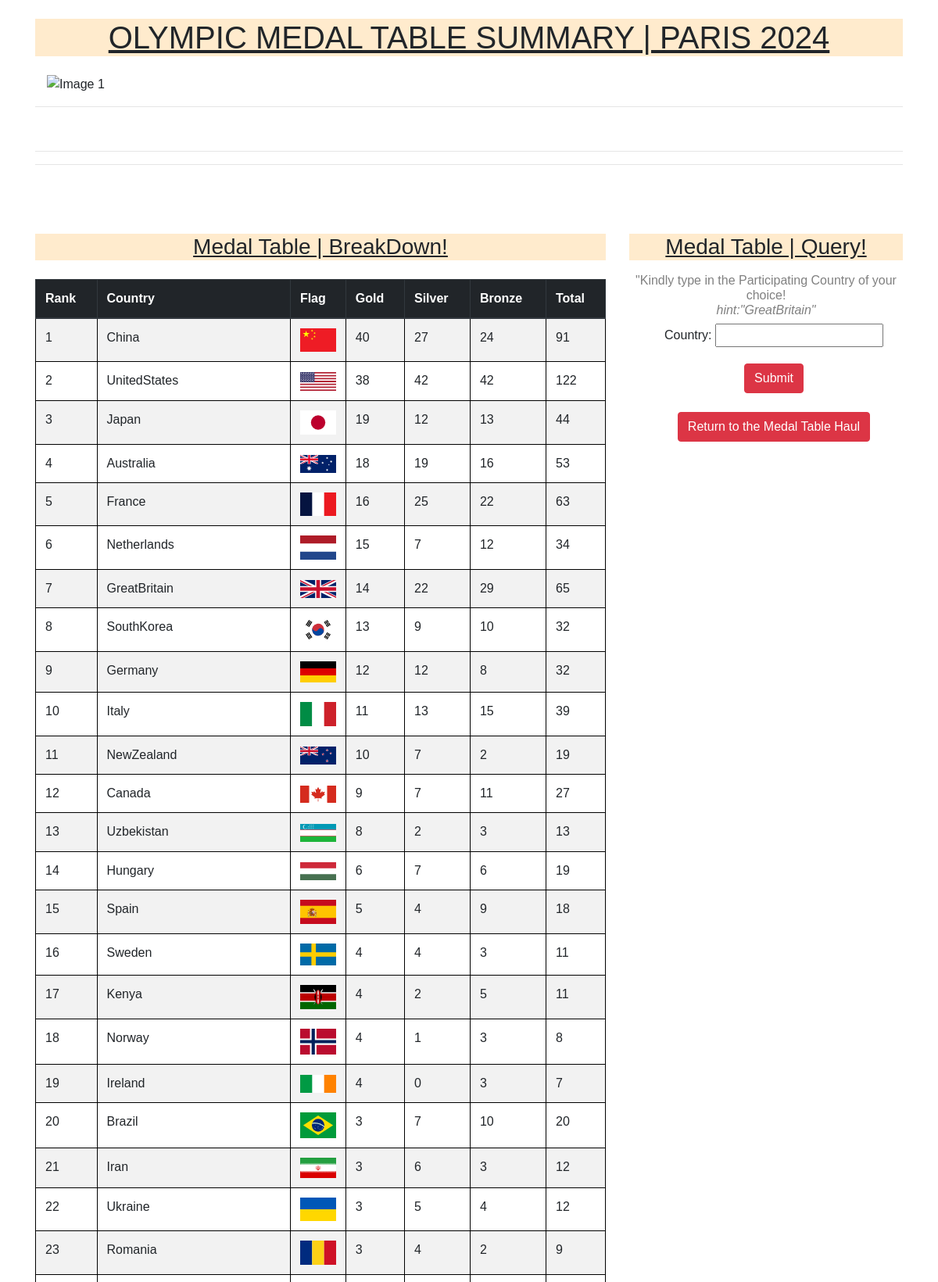
The page / (upper part) on the database its author committed.
### medaltable_app/models.py (models this page shows, shortened)
class MedalTable(models.Model):
    class IOCs(models.TextChoices):
        Afghanistan: "Afghanistan"
        Albania: "Albania"
        Algeria: "Algeria"
        Angola: "Angola"
        Argentina: "Argentina"
        Armenia: "Armenia"
        Australia: "Australia"
        Austria: "Austria"
        Azerbaijan: "Azerbaijan"
        Bahamas: "Bahamas"
        Bahrain: "Bahrain"
        Bangladesh: "Bangladesh"
        Barbados: "Barbados"
        Belarus: "Belarus"
        Belgium: "Belgium"
        Belize: "Belize"
        Benin: "Benin"
        Bhutan: "Bhutan"
        Bolivia: "Bolivia"
        BosniaandHerzegovina: "BosniaandHerzegovina"
        Botswana: "Botswana"
        Brazil: "Brazil"
        Brunei: "Brunei"
        Bulgaria: "Bulgaria"
        BurkinaFaso: "BurkinaFaso"
        Burundi: "Burundi"
        CaboVerde: "CaboVerde"
        Cambodia: "Cambodia"
        Cameroon: "Cameroon"
        Canada: "Canada"
        CentralAfricanRepublic: "CentralAfricanRepublic"
        Chad: "Chad"
        Chile: "Chile"
        China: "China"
        Colombia: "Colombia"
        Comoros: "Comoros"
        CongoBrazzaville: "CongoBrazzaville"
        CongoKinshasa: "CongoKinshasa"
        CostaRica: "CostaRica"
        IvoryCoast: "IvoryCoast"
        Croatia: "Croatia"
        Cuba: "Cuba"
        Cyprus: "Cyprus"
        Czechia: "Czechia"
        Denmark: "Denmark"
        Djibouti: "Djibouti"
        Dominica: "Dominica"
        DominicanRepublic: "DominicanRepublic"
        Ecuador: "Ecuador"
        Egypt: "Egypt"
        ElSalvador: "ElSalvador"
        EquatorialGuinea: "EquatorialGuinea"
        Eritrea: "Eritrea"
        Estonia: "Estonia"
        Ethiopia: "Ethiopia"
        Fiji: "Fiji"
        Finland: "Finland"
        France: "France"
        Gabon: "Gabon"
        Gambia: "Gambia"
        Georgia: "Georgia"
        Germany: "Germany"
        Ghana: "Ghana"
        Greece: "Greece"
        Grenada: "Grenada"
        Guatemala: "Guatemala"
        Guinea: "Guinea"
        GuineaBissau: "GuineaBissau"
        Guyana: "Guyana"
        Haiti: "Haiti"
        Honduras: "Honduras"
        Hungary: "Hungary"
        Iceland: "Iceland"
        India: "India"
        Indonesia: "Indonesia"
        Iran: "Iran"
        Iraq: "Iraq"
        Ireland: "Ireland"
        Israel: "Israel"
        Italy: "Italy"
        Jamaica: "Jamaica"
        Japan: "Japan"
        Jordan: "Jordan"
        Kazakhstan: "Kazakhstan"
        Kenya: "Kenya"
        Kiribati: "Kiribati"
        NorthKorea: "NorthKorea"
        SouthKorea: "SouthKorea"
        Kuwait: "Kuwait"
        Kyrgyzstan: "Kyrgyzstan"
        Laos: "Laos"
        Latvia: "Latvia"
        Lebanon: "Lebanon"
        Lesotho: "Lesotho"
        Liberia: "Liberia"
        Libya: "Libya"
        Lithuania: "Lithuania"
        Luxembourg: "Luxembourg"
        NorthMacedonia: "NorthMacedonia"
        Madagascar: "Madagascar"
        Malawi: "Malawi"
        Malaysia: "Malaysia"
        Maldives: "Maldives"
        Mali: "Mali"
        Malta: "Malta"
        MarshallIslands: "MarshallIslands"
        Mauritania: "Mauritania"
        Mauritius: "Mauritius"
        Mexico: "Mexico"
        Micronesia: "Micronesia"
        Moldova: "Moldova"
        Monaco: "Monaco"
        Mongolia: "Mongolia"
        Montenegro: "Montenegro"
        Morocco: "Morocco"
        Mozambique: "Mozambique"
        Myanmar: "Myanmar"
        Namibia: "Namibia"
        Nauru: "Nauru"
        Nepal: "Nepal"
        Netherlands: "Netherlands"
        NewZealand: "NewZealand"
        Nicaragua: "Nicaragua"
        Niger: "Niger"
        Nigeria: "Nigeria"
        Norway: "Norway"
        Oman: "Oman"
        Pakistan: "Pakistan"
        Palau: "Palau"
        Panama: "Panama"
        PapuaNewGuinea: "PapuaNewGuinea"
        Paraguay: "Paraguay"
        Peru: "Peru"
        Philippines: "Philippines"
        Poland: "Poland"
        Portugal: "Portugal"
        Qatar: "Qatar"
        Réunion: "Réunion"
        Romania: "Romania"
        Russia: "Russia"
        Rwanda: "Rwanda"
        SaintLucia: "SaintLucia"
        Samoa: "Samoa"
        SanMarino: "SanMarino"
        SãoToméandPríncipe: "SãoToméandPríncipe"
        SaudiArabia: "SaudiArabia"
        Senegal: "Senegal"
        Serbia: "Serbia"
        Seychelles: "Seychelles"
        SierraLeone: "SierraLeone"
        Singapore: "Singapore"
        Slovakia: "Slovakia"
        Slovenia: "Slovenia"
        SolomonIslands: "SolomonIslands"
        Somalia: "Somalia"
        SouthAfrica: "SouthAfrica"
        SouthSudan: "SouthSudan"
        Spain: "Spain"
        SriLanka: "SriLanka"
        Sudan: "Sudan"
        Suriname: "Suriname"
        Swaziland: "Swaziland"
        Sweden: "Sweden"
        Switzerland: "Switzerland"
        Syria: "Syria"
        Tajikistan: "Tajikistan"
        Tanzania: "Tanzania"
        Thailand: "Thailand"
        TimorLeste: "TimorLeste"
        Togo: "Togo"
        Tonga: "Tonga"
        TrinidadandTobago: "TrinidadandTobago"
        Tunisia: "Tunisia"
        Turkey: "Turkey"
        Turkmenistan: "Turkmenistan"
        Tuvalu: "Tuvalu"
        Uganda: "Uganda"
        Ukraine: "Ukraine"
        UnitedArabEmirates: "UnitedArabEmirates"
        UnitedKingdom: "UnitedKingdom"
        UnitedStates: "UnitedStates"
        Uruguay: "Uruguay"
        Uzbekistan: "Uzbekistan"
        Vanuatu: "Vanuatu"
        VaticanCity: "VaticanCity"
        Venezuela: "Venezuela"
        Vietnam: "Vietnam"
        Yemen: "Yemen"
        Zambia: "Zambia"
        Zimbabwe: "Zimbabwe"
        IndividualNeutralAthletes: "IndividualNeutralAthletes"
    Rank = models.CharField(max_length=256)
    Country = models.CharField(max_length=256, choices=IOCs.choices)
    Flag = models.CharField(max_length=256)
    Gold = models.CharField(max_length=256)
    Silver = models.CharField(max_length=256)
    Bronze = models.CharField(max_length=256)
    Total = models.CharField(max_length=256)

### medaltable_app/views.py (the view)
# urls.py: path('', views.BackEndMedalTable, name='BackEndMedalTable'),
def BackEndMedalTable(request):
    MedalTable_filter =  MedalTableFilter(request.GET, queryset=MedalTable.objects.all())
    context = {
        'form': MedalTable_filter.form,
        'medaltables': MedalTable_filter.qs
    }
    return render (request, 'medaltable.html', context)

### medaltable_app/templates/medaltable.html (shortened to what this page needs)
{% extends 'base.html' %}
{% block content %}
{% load static %}
<div id="medaltable">
<b><u><center><h1 style="background-color: blanchedalmond">OLYMPIC MEDAL TABLE SUMMARY | PARIS 2024</h1></center></u></b>
<div class="container mt-4">
    <div id="myCarousel" class="carousel slide" data-ride="carousel">
        <div class="carousel-inner">
            <div class="carousel-item active">
                <img src="https://upload.wikimedia.org/wikipedia/en/thumb/d/d1/2024_Summer_Olympics_logo.svg/211px-2024_Summer_Olympics_logo.svg.png" class="d-block mx-auto" alt="Image 1">
            </div>
        </div>
        <a class="carousel-control-prev" href="#myCarousel" role="button" data-slide="prev">
            <span class="carousel-control-prev-icon" aria-hidden="true"></span>
        </a>
        <a class="carousel-control-next" href="#myCarousel" role="button" data-slide="next">
            <span class="carousel-control-next-icon" aria-hidden="true"></span>
        </a>
    </div>
</div>
<hr>
<br>
<hr>
<hr>
<br>
<br>
<div class="row mt-4 g-6">
    <div class="col-8">
        <u><center><h3 class="mb-4" id="medaltable" style="background-color: blanchedalmond;">Medal Table | BreakDown!</h3></center></u>
            <table class="table table-striped">
                <thead class="thead-dark table-bordered">
                  <tr>
                    <th scope="col">Rank</th>
                    <th scope="col">Country</th>
                    <th scope="col">Flag</th>
                    <th scope="col">Gold</th>
                    <th scope="col">Silver</th>
                    <th scope="col">Bronze</th>
                    <th scope="col">Total</th>
                  </tr>
                </thead>
                <tbody>
                    {% for medaltable in medaltables %}
                  <tr>
                    <td>{{medaltable.Rank}}</td>
                    <td>{{medaltable.Country}}</td>
                    {% if medaltable.Country %}
                        <td><img src="{% static 'images/' %}{{medaltable.Country}}.svg"></td>
                    {% endif %}
                    <td>{{medaltable.Gold}}</td>
                    <td>{{medaltable.Silver}}</td>
                    <td>{{medaltable.Bronze}}</td>
                    <td>{{medaltable.Total}}</td>
                    {% endfor %}
                  </tr>
                </tbody>
              </table>
    </div>
    <div class="col-4">
        <u><center><h3 class="form-group" style="background-color: blanchedalmond;">Medal Table | Query!</h3></center></u>
        <form method="GET" action="{% url 'BackEndMedalTable' %}">
            <center><h6 style="color:gray">"Kindly type in the Participating Country of your choice! <br> <i>hint:"GreatBritain"</h6></i></h6></center>
            <center>
            <div class="form-check">
                {{ form.as_p }}
                <center><button type="submit" class="btn btn-danger">Submit</button></center>
                <br>
                <center><button hx-get="{% url 'BackEndMedalTable' %}" hx-target="#medaltable" hx-swap="outerHTML" class="btn btn-danger">Return to the Medal Table Haul</button></center>
            </div>
            </center>
        </form>
    </div>
</div>
</div>
{% endblock content %}

### medaltable_app/templates/base.html (shortened to what this page needs)
{% load static %}
<!DOCTYPE html>
<html lang="en">
<head>
    <link rel="stylesheet" href="https://cdnjs.cloudflare.com/ajax/libs/font-awesome/6.0.0-beta3/css/all.min.css">
    <link rel="stylesheet" href="https://maxcdn.bootstrapcdn.com/bootstrap/4.0.0/css/bootstrap.min.css">
</head>
<body>
    <div class="container mt-4" style="font-family: 'Lucida Sans', 'Lucida Sans Regular', 'Lucida Grande', 'Lucida Sans Unicode', Geneva, Verdana, sans-serif;">
        {% block content %}
        {% endblock %}
    </div>
</body>
</html>

### medaltable_app/templates/base.html (style rules this page uses)
table { border-collapse: collapse; width: 100%; }
th, td { border: 1px solid black; padding: 8px; text-align: left; }
th { background-color: #f2f2f2; }

### rows shown on the page
MedalTable: Rank "1", Country "China", Country (picture), Gold "40", Silver "27", Bronze "24", Total "91"
MedalTable: Rank "2", Country "UnitedStates", Country (picture), Gold "38", Silver "42", Bronze "42", Total "122"
MedalTable: Rank "3", Country "Japan", Country (picture), Gold "19", Silver "12", Bronze "13", Total "44"
MedalTable: Rank "4", Country "Australia", Country (picture), Gold "18", Silver "19", Bronze "16", Total "53"
MedalTable: Rank "5", Country "France", Country (picture), Gold "16", Silver "25", Bronze "22", Total "63"
MedalTable: Rank "6", Country "Netherlands", Country (picture), Gold "15", Silver "7", Bronze "12", Total "34"
MedalTable: Rank "7", Country "GreatBritain", Country (picture), Gold "14", Silver "22", Bronze "29", Total "65"
MedalTable: Rank "8", Country "SouthKorea", Country (picture), Gold "13", Silver "9", Bronze "10", Total "32"
MedalTable: Rank "9", Country "Germany", Country (picture), Gold "12", Silver "12", Bronze "8", Total "32"
MedalTable: Rank "10", Country "Italy", Country (picture), Gold "11", Silver "13", Bronze "15", Total "39"
MedalTable: Rank "11", Country "NewZealand", Country (picture), Gold "10", Silver "7", Bronze "2", Total "19"
MedalTable: Rank "12", Country "Canada", Country (picture), Gold "9", Silver "7", Bronze "11", Total "27"
MedalTable: Rank "13", Country "Uzbekistan", Country (picture), Gold "8", Silver "2", Bronze "3", Total "13"
MedalTable: Rank "14", Country "Hungary", Country (picture), Gold "6", Silver "7", Bronze "6", Total "19"
MedalTable: Rank "15", Country "Spain", Country (picture), Gold "5", Silver "4", Bronze "9", Total "18"
MedalTable: Rank "16", Country "Sweden", Country (picture), Gold "4", Silver "4", Bronze "3", Total "11"
MedalTable: Rank "17", Country "Kenya", Country (picture), Gold "4", Silver "2", Bronze "5", Total "11"
MedalTable: Rank "18", Country "Norway", Country (picture), Gold "4", Silver "1", Bronze "3", Total "8"
MedalTable: Rank "19", Country "Ireland", Country (picture), Gold "4", Silver "0", Bronze "3", Total "7"
MedalTable: Rank "20", Country "Brazil", Country (picture), Gold "3", Silver "7", Bronze "10", Total "20"
MedalTable: Rank "21", Country "Iran", Country (picture), Gold "3", Silver "6", Bronze "3", Total "12"
MedalTable: Rank "22", Country "Ukraine", Country (picture), Gold "3", Silver "5", Bronze "4", Total "12"
MedalTable: Rank "23", Country "Romania", Country (picture), Gold "3", Silver "4", Bronze "2", Total "9"
